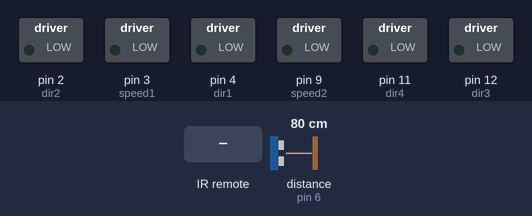
Bench run of a sketch on a simulated Arduino Uno, built with avr-gcc and run on an emulated ATmega328P. On the bench: switched loads named in the sketch (green lamp = pin HIGH). Wiring (inferred from the names in the program): ultrasonic range finder: trigger pin 5; echo pin 6. Inputs (shaded band) come from the test bench; at power-on: distance to the obstacle (sensor on pin 6) 80 cm. The echo pulse lasts 58.3 µs per cm; pins used as bus, display or sensor lines are not drawn.

Above: at 1.2 s.
1.3 s: infrared code 0xE718FF00 received
At 2.0 s:
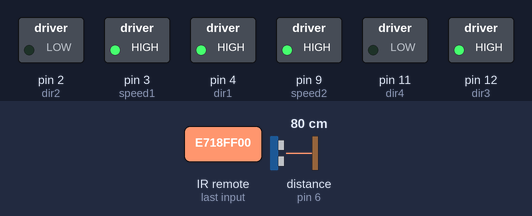
2.8 s: infrared code 0xAD52FF00 received
At 4.0 s:
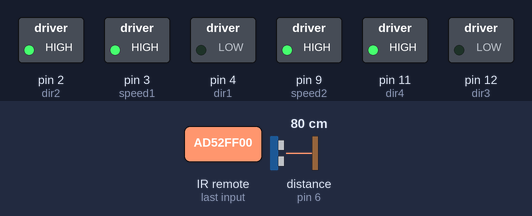
4.3 s: infrared code 0xF708FF00 received
At 5.5 s:
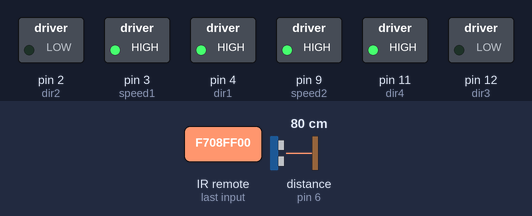
5.8 s: infrared code 0xA55AFF00 received
At 6.5 s:
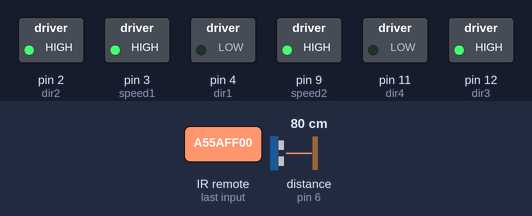
7.3 s: infrared code 0xE31CFF00 received
At 7.6 s:
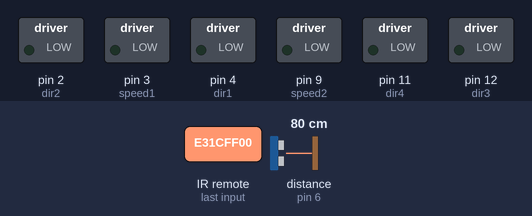
Timing chart, 0 to 9.8 s (numbered marks = the images above; inputs shaded):
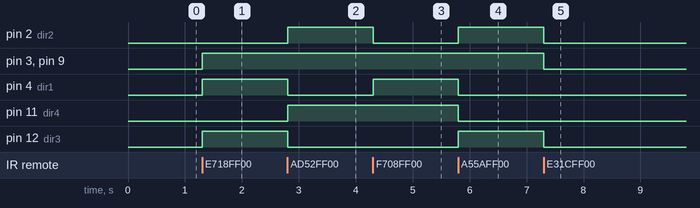

Measured:
- after the input at 1.3 s, pin 3 (speed1), pin 4 (dir1), pin 9 (speed2), pin 12 (dir3): LOW → HIGH at once
- after the input at 2.8 s, pin 2 (dir2), pin 11 (dir4): LOW → HIGH at once; pin 4 (dir1), pin 12 (dir3): HIGH → LOW at once
- after the input at 4.3 s, pin 2 (dir2): HIGH → LOW at once; pin 4 (dir1): LOW → HIGH at once
- after the input at 5.8 s, pin 2 (dir2), pin 12 (dir3): LOW → HIGH at once; pin 4 (dir1), pin 11 (dir4): HIGH → LOW at once
- after the input at 7.3 s, pin 2 (dir2), pin 3 (speed1), pin 9 (speed2), pin 12 (dir3): HIGH → LOW at once

The sketch:

MX04_COMPANY5_Cylindrical_MobileRobotCode.ino
```cpp
 //IRremote
#include <IRremote.h>
const int IRpin = 10;
IRrecv IR(IRpin);

 // Motor 1
const int dir1 = 4;
const int dir2 = 2;
const int speed1 = 3;

// Motor 2
const int dir3 = 12;
const int dir4 = 11;
const int speed2 = 9;

//Motor Speed
int MOTSpeed1 = 255;
int MOTSpeed2 = 0;
int MOTSpeed3 = 255;

// Ultrasonic Sensor
const int TRIG = 5;
const int ECHO = 6;
long Duration;
int Distance;
const int DStop = .001;
int t = 500;

void setup() {

IR.enableIRIn();


pinMode(dir1,OUTPUT);
pinMode(dir2,OUTPUT);
pinMode(speed1,OUTPUT);

pinMode(dir3,OUTPUT);
pinMode(dir4,OUTPUT);
pinMode(speed2,OUTPUT);

pinMode(TRIG, OUTPUT);
pinMode(ECHO, INPUT);
Serial.begin(9600);
}

void loop() {

  digitalWrite(TRIG, LOW);
  delayMicroseconds(2);

  digitalWrite(TRIG, HIGH);
  delayMicroseconds(10);
  digitalWrite(TRIG, LOW);


  Duration = pulseIn(ECHO, HIGH);
  Distance = (Duration * 0.0343 / 2);

  if (Distance <= DStop) {
    // Motor Stop
    digitalWrite(dir1, LOW);
    digitalWrite(dir2, LOW);
    digitalWrite(dir3, LOW);
    digitalWrite(dir4, LOW);
    analogWrite(speed1, MOTSpeed2); // Set speed to MOTSpeed2 (0) to stop
    analogWrite(speed2, MOTSpeed2);
  }
  else{
    while (IR.decode()) {
    if (IR.decodedIRData.decodedRawData == 0xE718FF00) {
      // ARROW UP - FORWARD
      digitalWrite(dir1, HIGH);
      digitalWrite(dir2, LOW);
      digitalWrite(dir3, HIGH);
      digitalWrite(dir4, LOW);
      analogWrite(speed1, MOTSpeed1);
      analogWrite(speed2, MOTSpeed1);

    }
    else if (IR.decodedIRData.decodedRawData == 0xAD52FF00) {
      // ARROW DOWN - REVERSE
      digitalWrite(dir1, LOW);
      digitalWrite(dir2, HIGH);
      digitalWrite(dir3, LOW);
      digitalWrite(dir4, HIGH);
      analogWrite(speed1, MOTSpeed1);
      analogWrite(speed2, MOTSpeed1);

    }
    else if (IR.decodedIRData.decodedRawData == 0xE31CFF00) {
      // OK BUTTON - STOP
      digitalWrite(dir1, LOW);
      digitalWrite(dir2, LOW);
      digitalWrite(dir3, LOW);
      digitalWrite(dir4, LOW);
      analogWrite(speed1, MOTSpeed2); // Set speed to MOTSpeed2 (0) to stop
      analogWrite(speed2, MOTSpeed2);

    }
    else if (IR.decodedIRData.decodedRawData == 0xF708FF00) {
      // LEFT
      digitalWrite(dir1, HIGH);
      digitalWrite(dir2, LOW);
      digitalWrite(dir3, LOW);
      digitalWrite(dir4, HIGH);
      analogWrite(speed1, MOTSpeed3);
      analogWrite(speed2, MOTSpeed3);

    }
    else if (IR.decodedIRData.decodedRawData == 0xA55AFF00) {
      // RIGHT
      digitalWrite(dir1, LOW);
      digitalWrite(dir2, HIGH);
      digitalWrite(dir3, HIGH);
      digitalWrite(dir4, LOW);
      analogWrite(speed1, MOTSpeed3);
      analogWrite(speed2, MOTSpeed3);

    }
    IR.resume();
    delay(100);

  }

}

  }
```
